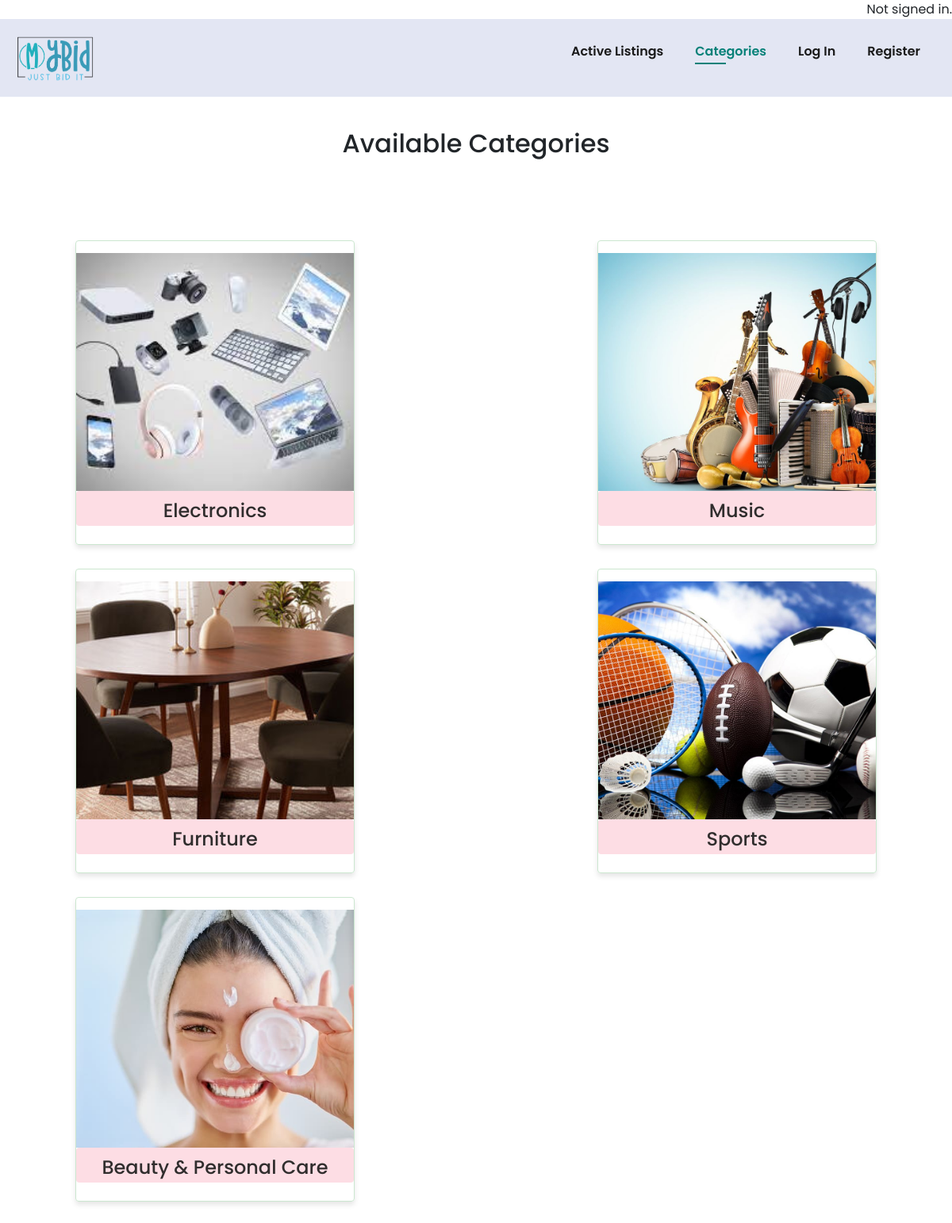
Page /categories on the earlier database version.
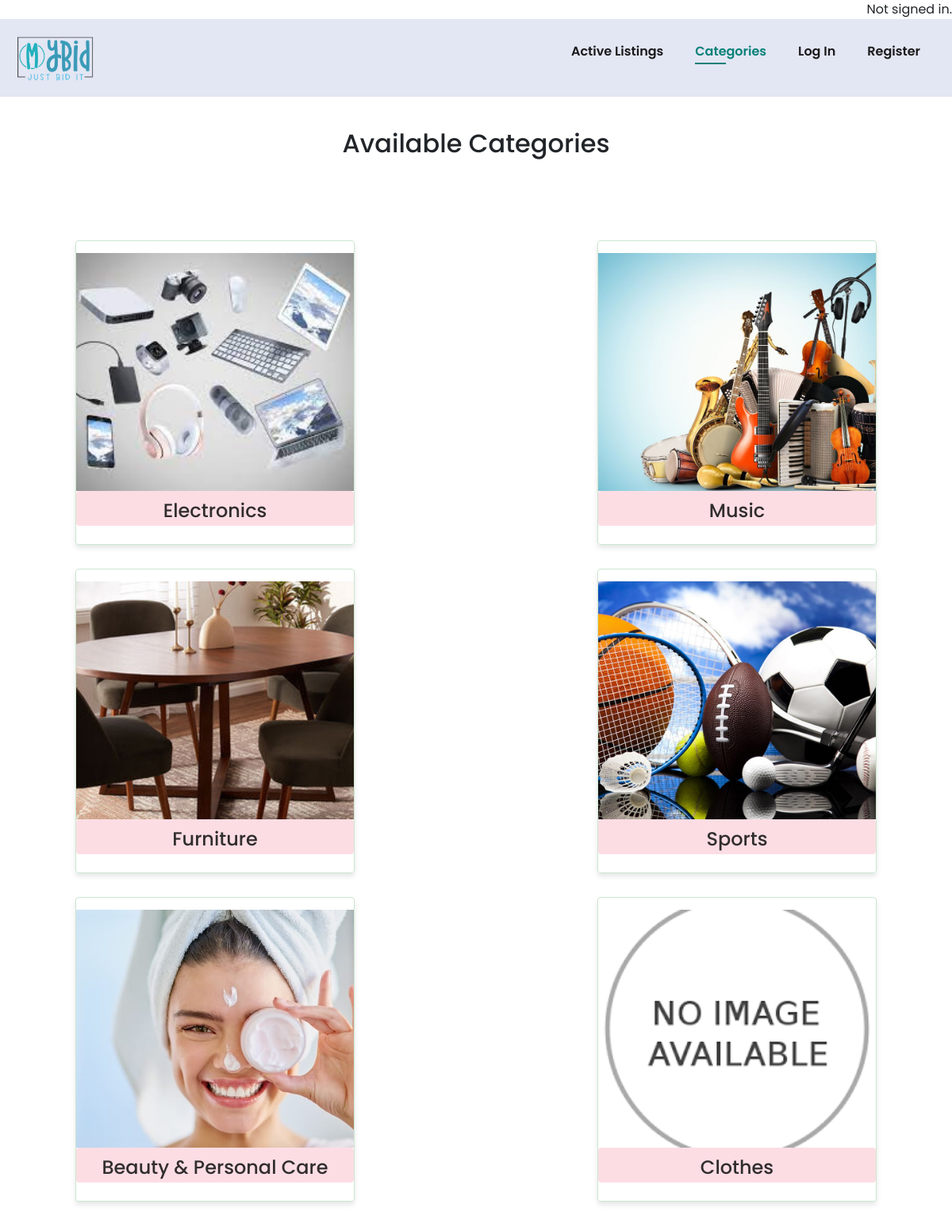
Same page on the later database version.
### auctions/models.py (models this page shows, shortened)
class Category(models.Model):
    name = models.CharField(max_length=64)

### auctions/views.py (the view)
# urls.py: path('categories', views.categories, name='categories'),
def categories(request):
    categories = Category.objects.all()
    category_images = {
        "Electronics": "electronics.jpg",
        "Music": "music.jpg",
        "Furniture": "furniture.jpg",
        "Sports": "sports.jpg",
        "Beauty & Personal Care": "beauty.jpg",
    }
    context = {
        "categories": categories,
        "category_images": category_images,
    }
    for category in categories:
        image_name = category_images.get(category.name, 'default.jpg')
        category.image_path = f'auctions/img/{image_name}'
    return render(request, "auctions/categories.html", context)

### auctions/templates/auctions/categories.html
{% extends "auctions/layout.html" %}
{% load static %}
{% block body %}
    <h2 class="section-p1 prod1">Available Categories</h2>
    <section id="feature" class="section-p1">
        {% for category in categories %}
        <div class="cat-box">
            <img src="{% static category.image_path %}" alt="{{ category.name }} Image" width="650">
            <h3><a href="{% url 'category_detail' category_id=category.id %}">{{ category.name }}</a></h2>
        </div>
        {% endfor %}
    </section>
{% endblock %}

### auctions/templates/auctions/layout.html (shortened to what this page needs)
{% load static %}
<!DOCTYPE html>
<html lang="en">
    <head>
        <link rel="stylesheet" href="https://use.fontawesome.com/releases/v5.15.4/css/all.css" />
        <link href="https://cdn.jsdelivr.net/npm/bootstrap@5.3.1/dist/css/bootstrap.min.css" rel="stylesheet">
        <link href="{% static 'auctions/styles.css' %}" rel="stylesheet">
    </head>
    <body>
        <header>
                <div>
                    {% if user.is_authenticated %}
                        Signed in as <strong>{{ user.username }}</strong>.
                    {% else %}
                        Not signed in.
                    {% endif %}
                </div>
        </header>
            <section id="header">
                <div class="logo"><a href="/"><img src="{% static 'auctions/img/logo.png' %}" alt="" width="100px"></a>
                </div>
                <div>
                    <ul id="navbar">
                        <li>
                            <a class="{% if request.path == '/' %}active{% endif %}" href="{% url 'index' %}">Active Listings</a>
                        </li>
                        <li>
                            <a class="{% if request.path == '/categories' %}active{% endif %}" href="{% url 'categories' %}">Categories</a>
                        </li>
                        {% if user.is_authenticated %}
                        <li>
                            <a class="{% if request.path == '/create' %}active{% endif %}" href="{% url 'create' %}">Create</a>
                        </li>
                        <li>
                            <a class="{% if request.path == '/watchlist' %}active{% endif %}" href="{% url 'watchlist' %}">Watchlist</a>
                        </li>
                        <li>
                            <a href="{% url 'logout' %}">Log Out</a>
                        </li>
                        {% else %}
                            <li>
                                <a class="{% if request.path == '/login' %}active{% endif %}" href="{% url 'login' %}">Log In</a>
                            </li>
                            <li>
                                <a class="{% if request.path == '/register' %}active{% endif %}" href="{% url 'register' %}">Register</a>
                            </li>
                        {% endif %}
                    </ul>
                </div>
            </section>
            {% block body %}
            {% endblock %}
    </body>
</html>

### auctions/static/auctions/styles.css (style rules this page uses)
* { margin: 0; padding: 0; box-sizing: border-box; }
Body { width: 100%; font-family: "Poppins", sans-serif; }
header { display: flex; justify-content: flex-end; align-items: center; }
header div { text-align: center; }
#header { display: flex; align-items: center; padding: 20px; justify-content: space-between; background: #e3e6f3; box-shadow: 0 5px 15px rgba(0, 0, 0, 0); z-index: 999; position: sticky; top: 0; left: 0; }
#navbar { display: flex; align-items: center; justify-content: center; }
#navbar li { list-style: none; padding: 0 20px; position: relative; }
#navbar li a { text-decoration: none; font-size: 16px; font-weight: 600; color: #1a1a1a; transition: 0.3s ease; }
#navbar li a:hover, #navbar li a.active { color: #088178; }
#navbar li a.active::after, #navbar li a:hover::after { content: ""; width: 30%; height: 2px; background: #088178; position: absolute; bottom: -4px; left: 20px; }
.section-p1 { padding: 40px 80px; }
#feature .cat-box { flex-basis: calc(33.33% - 30px); text-align: center; padding: 15px 0; box-shadow: 0 4px 6px rgba(0, 0, 0, 0.1); border: 1px solid #cce7d0; border-radius: 4px; margin: 15px; }
#feature .cat-box a { text-decoration: none; color: #302d2d; font-size: 24px; }
#feature { display: flex; align-items: center; justify-content: space-between; flex-wrap: wrap; }
#feature .cat-box img { width: 100%; height: 300px; object-fit: cover; min-width: 350px; }
#feature .cat-box h3 { padding: 10px 8px 6px 8px; line-height: 1; border-radius: 4px; color: #088178; background-color: #fddde4; }
#products, .prod1, .title { text-align: center; }

Differences in the rows shown:
added Category: shows a picture, name "Clothes"
